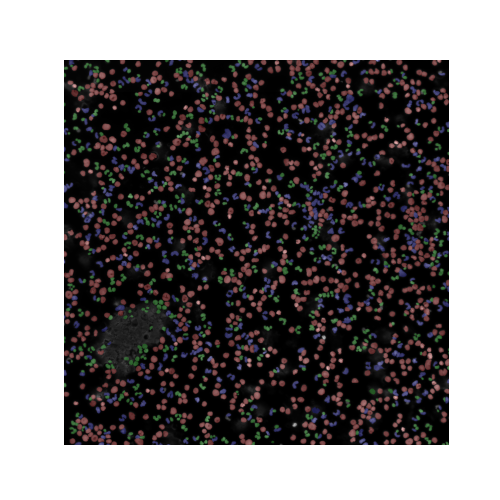
#> input picture data/analysis/overlay.png, 1000 x 1000 px, given in place of aipf.ome.tiff, which was not available (shown at 1/2 size)
$ python registration.py
#> lines starting #> are read from the running program, lines starting #| are printed output that depends on the picture; pictures that were not available may be replaced by others from this repository, and a replacement may not be noted
'''General Approaches:
    - Phase Cross Correlation (Mono Modal)
    - Mutual Information Registration (Multi Modal)
    - Machine Learning Approaches:
        - DRMIME: Differentiable Mutual Information and Matrix Exponential for Multi-Resolution Image Registration (https://github.com/abnan/DRMIME)
        - Multi-Modal Image Registration with Unsupervised Deep Learning (From Medical Imaging)
        - Wavelet Decomposition
        - CoMIR (https://github.com/MIDA-group/CoMIR)
    - Phase Correlation -> not applicable because multi modal
    - Mutal Inforamtion Registration <- !!!
    - Machine Learning Approaches: No training Data available for me'''

import argparse
from skimage import io, color
import matplotlib.pyplot as plt
from cv2 import resize
import cv2
import numpy as np
from tqdm import tqdm
from sklearn.metrics import mutual_info_score


def calc_MI(x, y, bins=100):
    c_xy, _, _ = np.histogram2d(x, y, bins)
    mi = mutual_info_score(None, None)
    return mi


def parse():
    parser = argparse.ArgumentParser()
    parser.add_argument('image_path', required=True,)

    return parser.parse_args()


def main():
    # args = parse()
    plot = False

    images = []
    # 20x : 0.3225 um/pixel or 3.10 pixels/um
    # IMC = 1 um/pixel

    images.append(io.imread("/Users/simongutwein/Documents/GitHub/Wien_Project/data/aipf.ome.tiff"))
    images.append(io.imread("/Users/simongutwein/Documents/GitHub/Wien_Project/data/20210430_BM_STA-NB-2_PFA.tiff"))
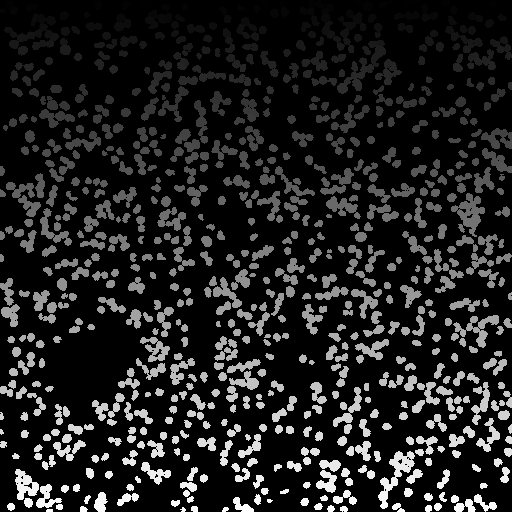
#> input picture data/analysis/segmentation.png, 512 x 512 px, given in place of 20210430_BM_STA-NB-2_PFA.tiff, which was not available

    target_size = (int(0.3225*1.4*images[0].shape[0]), int(0.3225*1.4*images[0].shape[1]))
#> target_size = (451, 451)

    for i, image in enumerate(images):
        if len(image.shape) == 3:
            images[i] = color.rgb2gray(image)

        if i == 0:
            images[i] = resize(images[i], target_size, interpolation=cv2.INTER_AREA)

        image = images[i]
        image = image / np.percentile(image, 90)
        image[image > 1] = 1
        images[i] = image
#> this loop made 2 passes
#> pass 1, in main, `image = images[i]`:
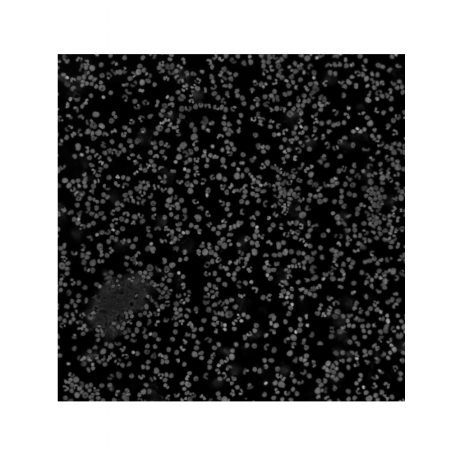
#> image: shape (451, 451) float64; min 0, max 1, mean 0.464
#> after the loop, images = 2 items

    if plot:
        _, ax = plt.subplots(1, 2)
        ax[0].imshow(images[0][images[0].shape[0]//2:images[0].shape[0]//2+200, images[0].shape[1]//2:images[0].shape[1]//2+200])
        ax[1].imshow(images[1][images[1].shape[0]//2:images[1].shape[0]//2+200, images[1].shape[1]//2:images[1].shape[1]//2+200])
        plt.show()

    fix = images[0]
    moving = np.rot90(images[1], k=2)
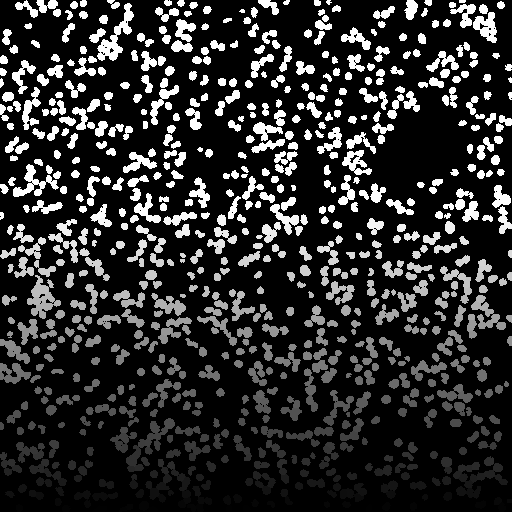
#> moving: shape (512, 512) float64; min 0, max 1, mean 0.179
    print(fix.max(), fix.min())
#| 1.0 0.0
    print(moving.max(), moving.min())
#| 1.0 0.0
    fix = (fix*65535).astype(np.uint16)
    moving = (moving*65535).astype(np.uint16)

    print(fix.max(), fix.min())
#| 65535 0
    print(moving.max(), moving.min())
#| 65535 0

    moving_space = (0, fix.shape[0]-moving.shape[0], 0, fix.shape[1]-moving.shape[1])
#> moving_space = (0, -61, 0, -61)
    print(moving_space)
#| (0, -61, 0, -61)
    stride = 100

    mut = np.zeros((int(np.ceil((fix.shape[0]-moving.shape[0])/stride)), int(np.ceil((fix.shape[1]-moving.shape[1])/stride))))
#> mut = empty array
    print(mut.shape)
#| (0, 0)

    for j, i in enumerate(tqdm(range(moving_space[0], moving_space[1], stride))):
        for jj, ii in enumerate(range(moving_space[2], moving_space[3], stride)):
            fix_patch = fix[i:i+moving.shape[0], ii:ii+moving.shape[1]]
            mi = mutual_info_score(fix_patch[moving > 100].astype(np.uint16).ravel(), moving[moving > 100].astype(np.uint16).ravel())
            mut[j, jj] = mi

    top = 10

    plt.imshow(mut)
    plt.show()
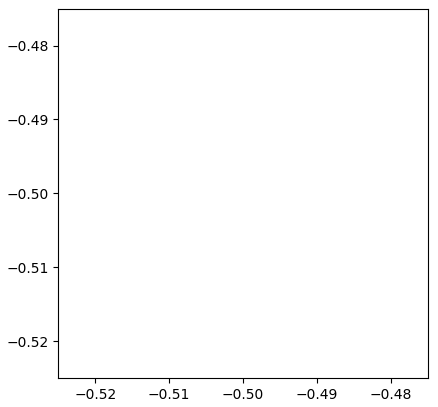
#> figure drawn by matplotlib, 1 panel
#> (the run stopped early here; a loop or call above may not have finished)
